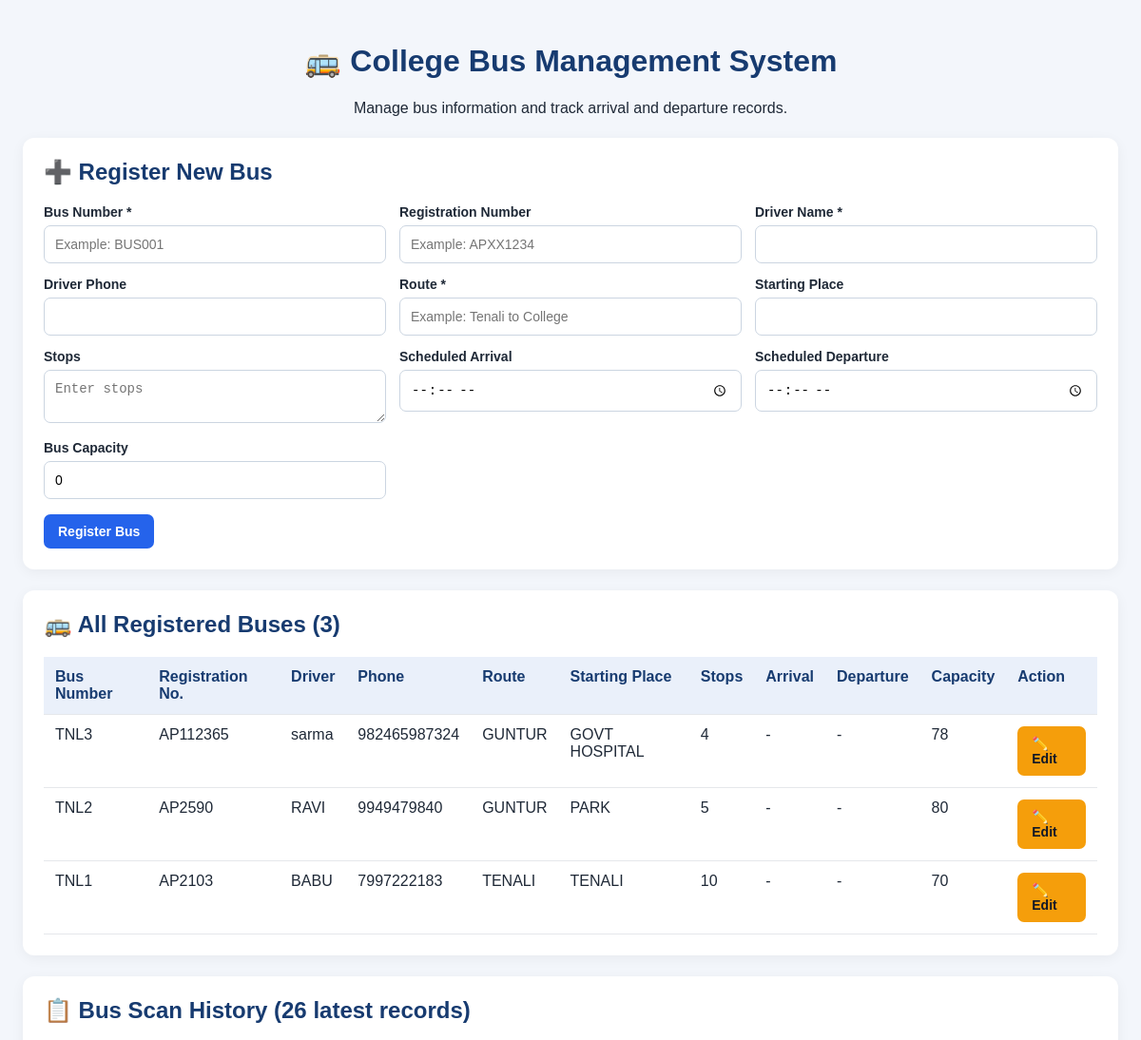
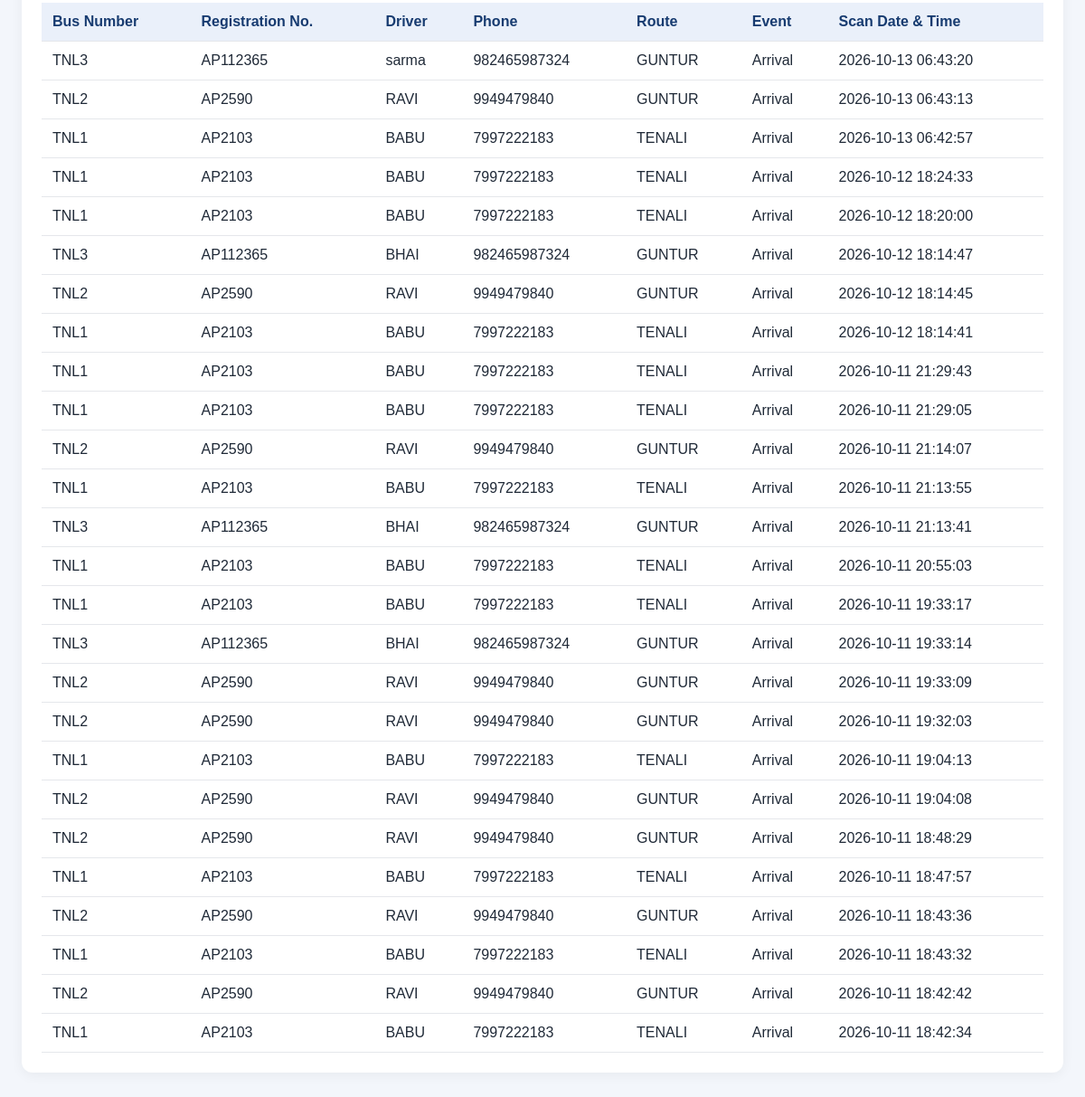
The page / on the database its author committed (2 pictures, top to bottom).
### tables this page shows
CREATE TABLE bus_management (
            id INTEGER PRIMARY KEY AUTOINCREMENT,
            record_type TEXT NOT NULL,
            bus_number TEXT NOT NULL,
            registration_number TEXT,
            driver_name TEXT,
            driver_phone TEXT,
            route TEXT,
            starting_place TEXT,
            stops TEXT,
            scheduled_arrival TEXT,
            scheduled_departure TEXT,
            capacity INTEGER,
            event TEXT,
            event_time TEXT
        );

### app.py (the view)
@app.route("/")
def home():
    conn = get_db()
    buses = conn.execute("""
        SELECT * FROM bus_management
        WHERE record_type = 'BUS'
        ORDER BY id DESC
    """).fetchall()
    history = conn.execute("""
        SELECT * FROM bus_management
        WHERE record_type = 'SCAN'
        ORDER BY id DESC
        LIMIT 100
    """).fetchall()
    conn.close()
    return render_template(
        "index.html",
        buses=buses,
        history=history
    )

### app.py (called while the page is built)
def get_db():
    conn = sqlite3.connect(DATABASE)
    conn.row_factory = sqlite3.Row
    return conn

### templates/index.html (shortened to what this page needs)
<!DOCTYPE html>
<html lang="en">
<head>
</head>
<body>
<div class="container">
    <h1>🚌 College Bus Management System</h1>
    <p style="text-align:center;">
        Manage bus information and track arrival and departure records.
    </p>
    <section class="card">
        <h2>➕ Register New Bus</h2>
        <form action="{{ url_for('add_bus') }}" method="POST">
            <div class="form-grid">
                <div>
                    <label>Bus Number *</label>
                    <input name="bus_number" placeholder="Example: BUS001" required>
                </div>
                <div>
                    <label>Registration Number</label>
                    <input name="registration_number" placeholder="Example: APXX1234">
                </div>
                <div>
                    <label>Driver Name *</label>
                    <input name="driver_name" required>
                </div>
                <div>
                    <label>Driver Phone</label>
                    <input name="driver_phone" type="tel">
                </div>
                <div>
                    <label>Route *</label>
                    <input name="route" placeholder="Example: Tenali to College" required>
                </div>
                <div>
                    <label>Starting Place</label>
                    <input name="starting_place">
                </div>
                <div>
                    <label>Stops</label>
                    <textarea name="stops" rows="2" placeholder="Enter stops"></textarea>
                </div>
                <div>
                    <label>Scheduled Arrival</label>
                    <input name="scheduled_arrival" type="time">
                </div>
                <div>
                    <label>Scheduled Departure</label>
                    <input name="scheduled_departure" type="time">
                </div>
                <div>
                    <label>Bus Capacity</label>
                    <input name="capacity" type="number" min="0" value="0">
                </div>
            </div>
            <button class="primary" type="submit">Register Bus</button>
        </form>
    </section>
    <section class="card">
        <h2>🚌 All Registered Buses ({{ buses|length }})</h2>
        <div class="table-wrap">
            <table>
                <thead>
                <tr>
                    <th>Bus Number</th>
                    <th>Registration No.</th>
                    <th>Driver</th>
                    <th>Phone</th>
                    <th>Route</th>
                    <th>Starting Place</th>
                    <th>Stops</th>
                    <th>Arrival</th>
                    <th>Departure</th>
                    <th>Capacity</th>
                    <th>Action</th>
                </tr>
                </thead>
                <tbody>
                {% for bus in buses %}
                    <tr>
                        <td>{{ bus['bus_number'] }}</td>
                        <td>{{ bus['registration_number'] or '-' }}</td>
                        <td>{{ bus['driver_name'] }}</td>
                        <td>{{ bus['driver_phone'] or '-' }}</td>
                        <td>{{ bus['route'] }}</td>
                        <td>{{ bus['starting_place'] or '-' }}</td>
                        <td>{{ bus['stops'] or '-' }}</td>
                        <td>{{ bus['scheduled_arrival'] or '-' }}</td>
                        <td>{{ bus['scheduled_departure'] or '-' }}</td>
                        <td>{{ bus['capacity'] }}</td>
                        <td>
                            <a class="edit-button"
                               href="{{ url_for('edit_bus', bus_id=bus['id']) }}">
                                ✏️ Edit
                            </a>
                        </td>
                    </tr>
                {% else %}
                    <tr>
                        <td colspan="11">No buses registered yet.</td>
                    </tr>
                {% endfor %}
                </tbody>
            </table>
        </div>
    </section>
    <section class="card">
        <h2>📋 Bus Scan History ({{ history|length }} latest records)</h2>
        <div class="table-wrap">
            <table>
                <thead>
                <tr>
                    <th>Bus Number</th>
                    <th>Registration No.</th>
                    <th>Driver</th>
                    <th>Phone</th>
                    <th>Route</th>
                    <th>Event</th>
                    <th>Scan Date & Time</th>
                </tr>
                </thead>
                <tbody>
                {% for item in history %}
                    <tr>
                        <td>{{ item['bus_number'] }}</td>
                        <td>{{ item['registration_number'] or '-' }}</td>
                        <td>{{ item['driver_name'] }}</td>
                        <td>{{ item['driver_phone'] or '-' }}</td>
                        <td>{{ item['route'] }}</td>
                        <td>{{ item['event'] }}</td>
                        <td>{{ item['event_time'] }}</td>
                    </tr>
                {% else %}
                    <tr>
                        <td colspan="7">No scans recorded yet.</td>
                    </tr>
                {% endfor %}
                </tbody>
            </table>
        </div>
    </section>
</div>
</body>
</html>

### templates/index.html (style rules this page uses)
* { box-sizing: border-box; }
body { margin: 0; padding: 24px; font-family: Arial, sans-serif; background: #f3f6fb; color: #1f2937; }
.container { max-width: 1250px; margin: auto; }
h1 { color: #173b70; text-align: center; }
h2 { color: #173b70; margin-top: 0; }
.card { background: white; padding: 22px; margin: 22px 0; border-radius: 12px; box-shadow: 0 3px 14px #0000000d; }
.form-grid { display: grid; grid-template-columns: repeat(3, minmax(0, 1fr)); gap: 14px; }
label { display: block; font-weight: bold; font-size: 14px; margin-bottom: 6px; }
input, textarea { width: 100%; padding: 11px; border: 1px solid #cbd5e1; border-radius: 7px; font-size: 14px; }
textarea { resize: vertical; }
button, .edit-button { display: inline-block; padding: 10px 15px; border: none; border-radius: 7px; cursor: pointer; font-weight: bold; text-decoration: none; font-size: 14px; }
.primary { background: #2563eb; color: white; margin-top: 16px; }
.edit-button { background: #f59e0b; color: #111827; }
.table-wrap { overflow-x: auto; }
table { width: 100%; border-collapse: collapse; min-width: 850px; }
th, td { text-align: left; padding: 12px; border-bottom: 1px solid #e5e7eb; vertical-align: top; }
th { background: #eaf0fa; color: #173b70; }

### rows shown on the page
bus_management: bus_number "TNL3", registration_number "AP112365", driver_name "sarma", driver_phone "982465987324", route "GUNTUR", starting_place "GOVT HOSPITAL", stops "4", scheduled_arrival "-", scheduled_departure "-", capacity "78"
bus_management: bus_number "TNL2", registration_number "AP2590", driver_name "RAVI", driver_phone "9949479840", route "GUNTUR", starting_place "PARK", stops "5", scheduled_arrival "-", scheduled_departure "-", capacity "80"
bus_management: bus_number "TNL1", registration_number "AP2103", driver_name "BABU", driver_phone "7997222183", route "TENALI", starting_place "TENALI", stops "10", scheduled_arrival "-", scheduled_departure "-", capacity "70"
bus_management: bus_number "TNL3", registration_number "AP112365", driver_name "sarma", driver_phone "982465987324", route "GUNTUR", event "Arrival", event_time "2026-10-13 06:43:20"
bus_management: bus_number "TNL2", registration_number "AP2590", driver_name "RAVI", driver_phone "9949479840", route "GUNTUR", event "Arrival", event_time "2026-10-13 06:43:13"
bus_management: bus_number "TNL1", registration_number "AP2103", driver_name "BABU", driver_phone "7997222183", route "TENALI", event "Arrival", event_time "2026-10-13 06:42:57"
bus_management: bus_number "TNL1", registration_number "AP2103", driver_name "BABU", driver_phone "7997222183", route "TENALI", event "Arrival", event_time "2026-10-12 18:24:33"
bus_management: bus_number "TNL1", registration_number "AP2103", driver_name "BABU", driver_phone "7997222183", route "TENALI", event "Arrival", event_time "2026-10-12 18:20:00"
bus_management: bus_number "TNL3", registration_number "AP112365", driver_name "BHAI", driver_phone "982465987324", route "GUNTUR", event "Arrival", event_time "2026-10-12 18:14:47"
bus_management: bus_number "TNL2", registration_number "AP2590", driver_name "RAVI", driver_phone "9949479840", route "GUNTUR", event "Arrival", event_time "2026-10-12 18:14:45"
bus_management: bus_number "TNL1", registration_number "AP2103", driver_name "BABU", driver_phone "7997222183", route "TENALI", event "Arrival", event_time "2026-10-12 18:14:41"
bus_management: bus_number "TNL1", registration_number "AP2103", driver_name "BABU", driver_phone "7997222183", route "TENALI", event "Arrival", event_time "2026-10-11 21:29:43"
bus_management: bus_number "TNL1", registration_number "AP2103", driver_name "BABU", driver_phone "7997222183", route "TENALI", event "Arrival", event_time "2026-10-11 21:29:05"
bus_management: bus_number "TNL2", registration_number "AP2590", driver_name "RAVI", driver_phone "9949479840", route "GUNTUR", event "Arrival", event_time "2026-10-11 21:14:07"
bus_management: bus_number "TNL1", registration_number "AP2103", driver_name "BABU", driver_phone "7997222183", route "TENALI", event "Arrival", event_time "2026-10-11 21:13:55"
bus_management: bus_number "TNL3", registration_number "AP112365", driver_name "BHAI", driver_phone "982465987324", route "GUNTUR", event "Arrival", event_time "2026-10-11 21:13:41"
bus_management: bus_number "TNL1", registration_number "AP2103", driver_name "BABU", driver_phone "7997222183", route "TENALI", event "Arrival", event_time "2026-10-11 20:55:03"
bus_management: bus_number "TNL1", registration_number "AP2103", driver_name "BABU", driver_phone "7997222183", route "TENALI", event "Arrival", event_time "2026-10-11 19:33:17"
bus_management: bus_number "TNL3", registration_number "AP112365", driver_name "BHAI", driver_phone "982465987324", route "GUNTUR", event "Arrival", event_time "2026-10-11 19:33:14"
bus_management: bus_number "TNL2", registration_number "AP2590", driver_name "RAVI", driver_phone "9949479840", route "GUNTUR", event "Arrival", event_time "2026-10-11 19:33:09"
bus_management: bus_number "TNL2", registration_number "AP2590", driver_name "RAVI", driver_phone "9949479840", route "GUNTUR", event "Arrival", event_time "2026-10-11 19:32:03"
bus_management: bus_number "TNL1", registration_number "AP2103", driver_name "BABU", driver_phone "7997222183", route "TENALI", event "Arrival", event_time "2026-10-11 19:04:13"
bus_management: bus_number "TNL2", registration_number "AP2590", driver_name "RAVI", driver_phone "9949479840", route "GUNTUR", event "Arrival", event_time "2026-10-11 19:04:08"
bus_management: bus_number "TNL2", registration_number "AP2590", driver_name "RAVI", driver_phone "9949479840", route "GUNTUR", event "Arrival", event_time "2026-10-11 18:48:29"
bus_management: bus_number "TNL1", registration_number "AP2103", driver_name "BABU", driver_phone "7997222183", route "TENALI", event "Arrival", event_time "2026-10-11 18:47:57"
bus_management: bus_number "TNL2", registration_number "AP2590", driver_name "RAVI", driver_phone "9949479840", route "GUNTUR", event "Arrival", event_time "2026-10-11 18:43:36"
bus_management: bus_number "TNL1", registration_number "AP2103", driver_name "BABU", driver_phone "7997222183", route "TENALI", event "Arrival", event_time "2026-10-11 18:43:32"
bus_management: bus_number "TNL2", registration_number "AP2590", driver_name "RAVI", driver_phone "9949479840", route "GUNTUR", event "Arrival", event_time "2026-10-11 18:42:42"
bus_management: bus_number "TNL1", registration_number "AP2103", driver_name "BABU", driver_phone "7997222183", route "TENALI", event "Arrival", event_time "2026-10-11 18:42:34"

### other values the page prints
{{ buses|length }} "3"
{{ history|length }} "26"
